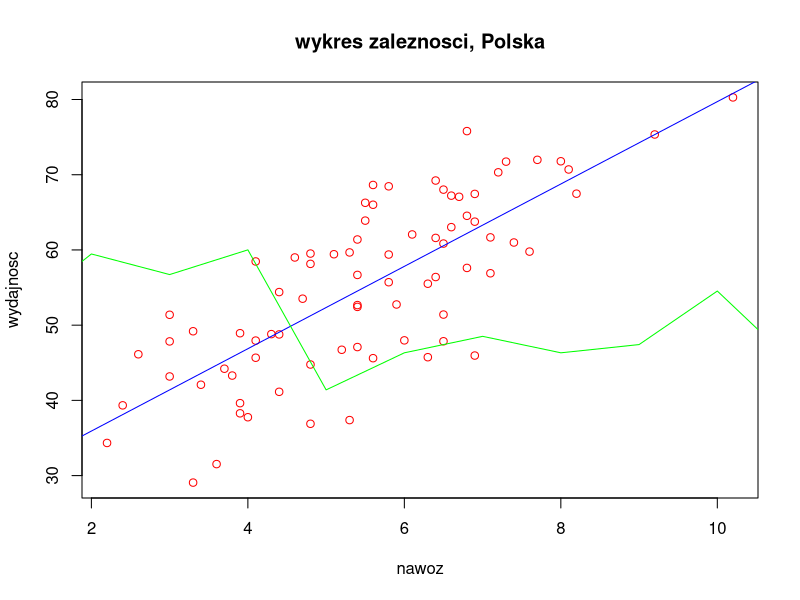
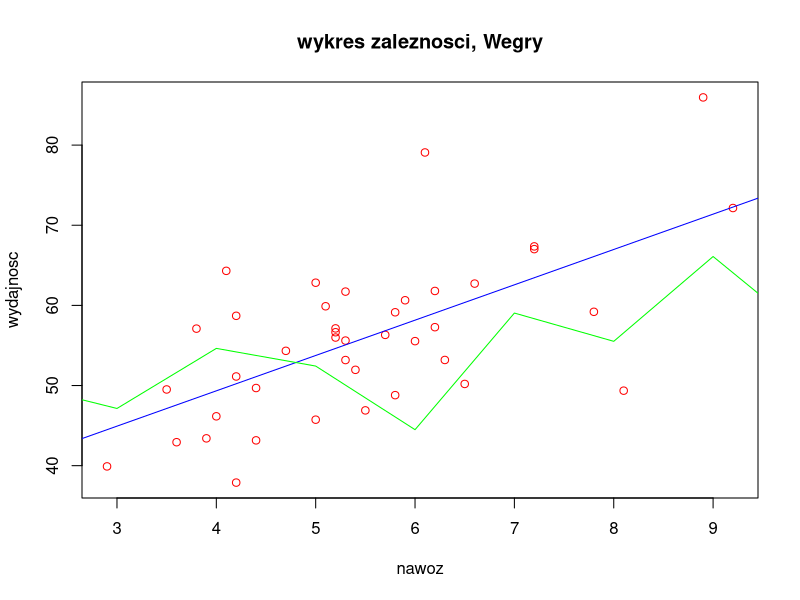
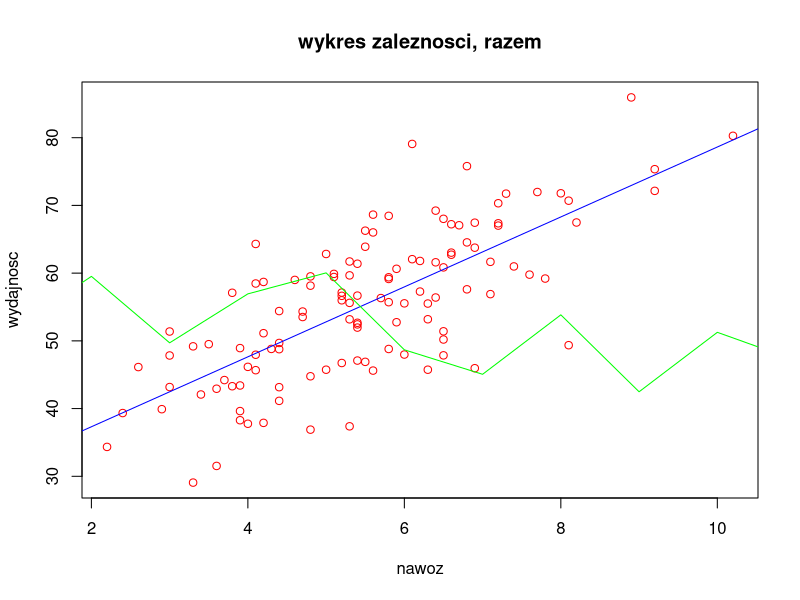
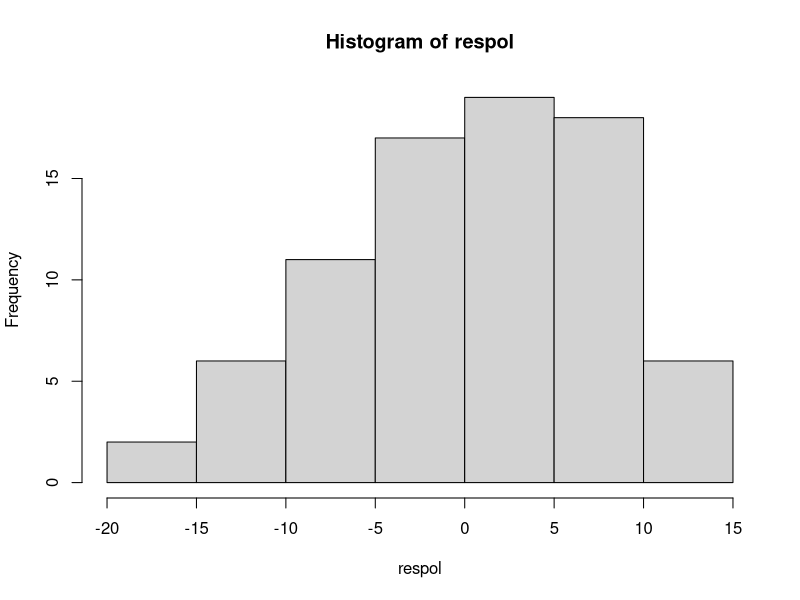
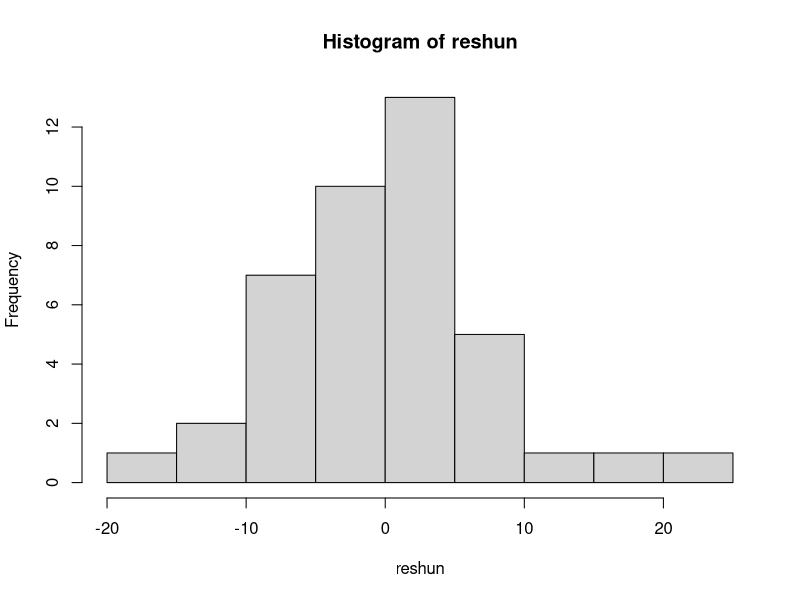
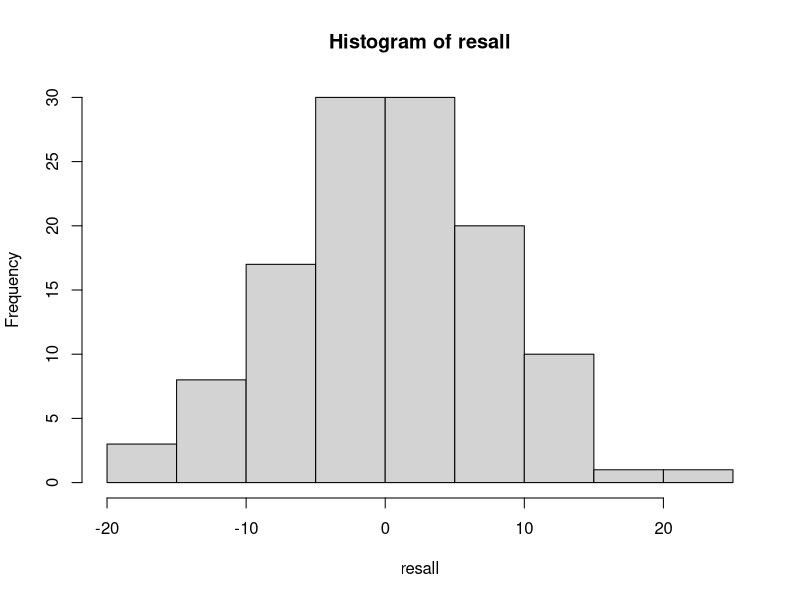
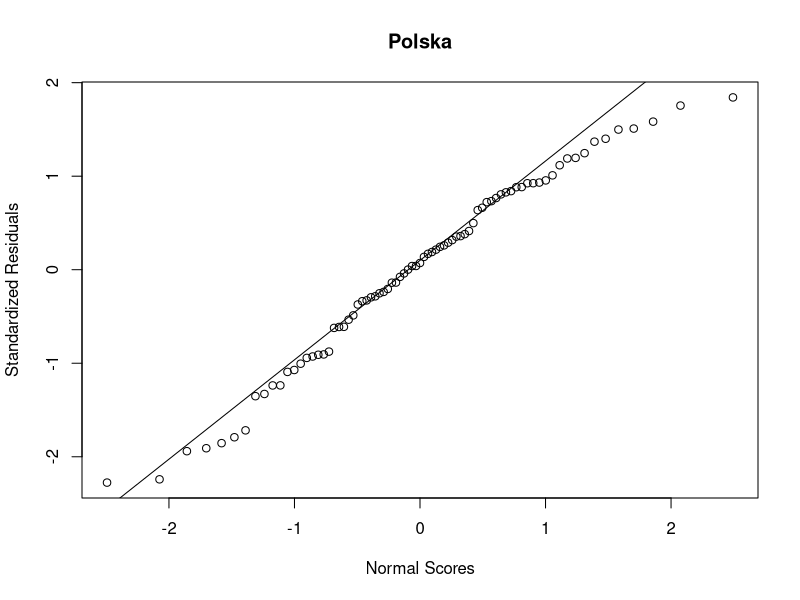
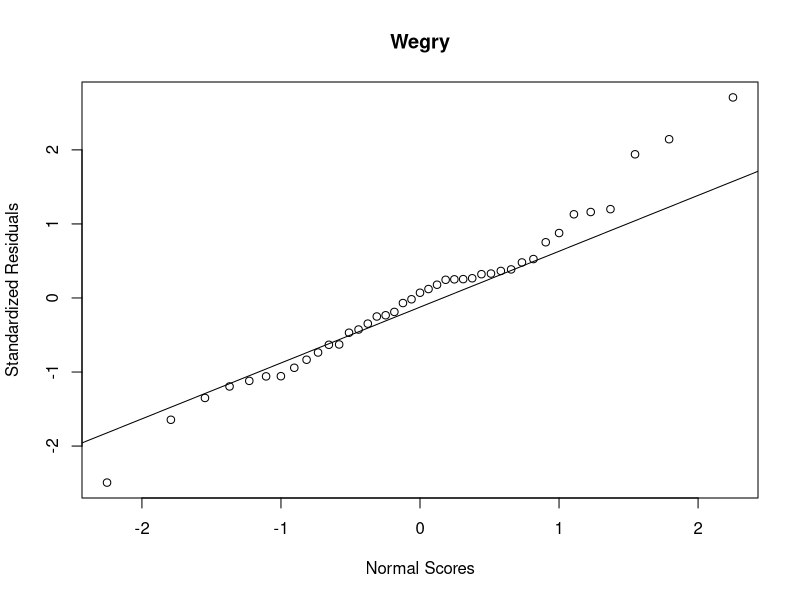

Reproduce these figures in R, in order.
# modele regresji liniowej przedstawiające zależności wysokości
# zebranych plonów z hektara w tonach od ilości użytego nawozu

data <- read.delim("dane3.txt") #LOAD DATA
names(data) <- c('wyd', 'nawoz', 'kraj') #change column names

# Ilość zboża a ilość nawozu

### POLAND ###
poland = data[data$kraj ==1, ]

## wydajność~nawóz

model_poland<-lm(wyd~nawoz, data = poland)
summary(model_poland)
### HUNGARY ###
hungary = data[data$kraj ==0, ]

model_hungary<-lm(wyd~nawoz, data = hungary)
summary(model_hungary)

### POLAND & HUNGARY ###

model<-lm(wyd ~ nawoz, data = data)
summary(model)

#Z3 standardowy błąd szacunku
confint(model)
summary(model)
sigma(model)*100/mean(data$nawoz)
sigma(model)*100/mean(data$wyd)

confint(model_hungary)
summary(model_hungary)
sigma(model_hungary)*100/mean(hungary$nawoz)
sigma(model_hungary)*100/mean(hungary$wyd)

confint(model_poland)
summary(model_poland)
sigma(model_poland)*100/mean(poland$nawoz)
sigma(model_poland)*100/mean(poland$wyd)

#Z4 wykresy zależności
predict_poland = predict(model_poland)
plot(poland$nawoz, poland$wyd, main="wykres zaleznosci, Polska", xlab = "nawoz", ylab = "wydajnosc", col = "red")
abline(model_poland, col = "blue")
lines(predict_poland, col = "green")

predict_hungary = predict(model_hungary)
plot(hungary$nawoz, hungary$wyd, main="wykres zaleznosci, Wegry", xlab = "nawoz", ylab = "wydajnosc", col = "red")
abline(model_hungary, col = "blue")
lines(predict_hungary, col = "green")

predict_all = predict(model)
plot(data$nawoz, data$wyd, main="wykres zaleznosci, razem", xlab = "nawoz", ylab = "wydajnosc", col = "red")
abline(model, col = "blue")
lines(predict_all, col = "green")

#Z5 histogramy rezyduow

#poland_res<-resid(model_poland)
#hist(poland$nawoz, poland_res, ylab = "rezydua", xlab = "model regresji", 
#    main = "Histogram rezyduow, Polska")
#abline(0,0)

#hungary_res<-resid(model_hungary)
#hist(hungary$nawoz, hungary_res, ylab = "rezydua", xlab = "model regresji", 
#     main = "Histogram rezyduow, Wegry")
#abline(0,0)

#all_res<-resid(model)
#hist(data$nawoz, all_res, ylab = "rezydua", xlab = "model regresji", 
#     main = "Histogram rezyduow, Razem")
#abline(0,0)

respol <-residuals(model_poland)
hist(respol)
reshun <- residuals(model_hungary)
hist(reshun)
resall <-residuals(model)
hist(resall)

polstd.stdres = rstandard(model_poland)
hunstd.stdres = rstandard(model_hungary)
allstd.stdres = rstandard(model)

qqnorm(polstd.stdres, 
             ylab="Standardized Residuals", 
             xlab="Normal Scores", 
             main="Polska") 
qqline(polstd.stdres)

qqnorm(hunstd.stdres, 
       ylab="Standardized Residuals", 
       xlab="Normal Scores", 
       main="Wegry") 
qqline(hunstd.stdres)

qqnorm(allstd.stdres, 
       ylab="Standardized Residuals", 
       xlab="Normal Scores", 
       main="Razem") 
qqline(allstd.stdres)
